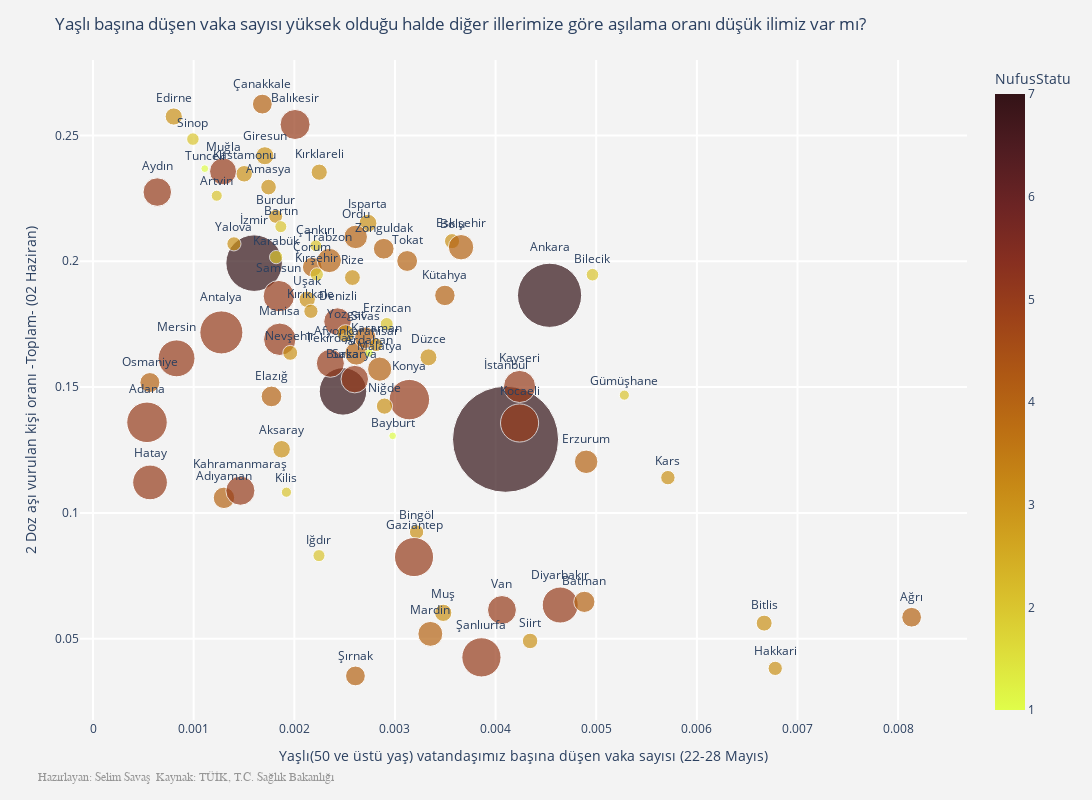

Source (notebook cell):
### Code cell
veri_paleti = veri_paleti[0:81]


fig = px.scatter(veri_paleti, x="YasliBasinaDusenVakaSayisi", y="AsiOrani",
           size="ToplamNufus", color=veri_paleti['NufusStatu'],
                 hover_name=veri_paleti.index, size_max=75,
                 color_continuous_scale='Solar_r', text=veri_paleti.index
                 )

fig.update_traces(textposition='top center')

fig.update_layout(
    height=800,
    width=1200,
    title='Yaşlı başına düşen vaka sayısı yüksek olduğu halde diğer illerimize göre aşılama oranı düşük ilimiz var mı?',
    xaxis=dict(
        title='Yaşlı(50 ve üstü yaş) vatandaşımız başına düşen vaka sayısı (22-28 Mayıs)',
        gridcolor='white',
        gridwidth=2,
    ),
    yaxis=dict(
        title='2 Doz aşı vurulan kişi oranı -Toplam- (02 Haziran)',
        gridcolor='white',
        gridwidth=2,
    ),
    paper_bgcolor='rgb(243, 243, 243)',
    plot_bgcolor='rgb(243, 243, 243)',
)
fig.add_annotation(text="Hazırlayan: Selim Savaş  "+ "Kaynak: TÜİK, T.C. Sağlık Bakanlığı",
                  xref="paper", yref="paper",
                  x=-0.050, y=-0.100, showarrow=False,
                  font=dict(family='Arial', size=12, color='rgb(150,150,150)'))

fig.show()

### Figure 1 — Plotly figure (JSON) as saved in the notebook; plotly's stock layout.template omitted (floating-point values rounded to 4 significant figures)
{"data": [{"hovertemplate": "<b>%{hovertext}</b><br><br>YasliBasinaDusenVakaSayisi=%{x}<br>AsiOrani=%{y}<br>ToplamNufus=%{marker.size}<br>text=%{text}<br>NufusStatu=%{marker.color}<extra></extra>", "hovertext": ["Adana", "Adıyaman", "Afyonkarahisar", "Ağrı", "Amasya", "Ankara", "Antalya", "Artvin", "Aydın", "Balıkesir", "Bilecik", "Bingöl", "Bitlis", "Bolu", "Burdur", "Bursa", "Çanakkale", "Çankırı", "Çorum", "Denizli", "Diyarbakır", "Edirne", "Elazığ", "Erzincan", "Erzurum", "Eskişehir", "Gaziantep", "Giresun", "Gümüşhane", "Hakkari", "Hatay", "Isparta", "Mersin", "İstanbul", "İzmir", "Kars", "Kastamonu", "Kayseri", "Kırklareli", "Kırşehir", "Kocaeli", "Konya", "Kütahya", "Malatya", "Manisa", "Kahramanmaraş", "Mardin", "Muğla", "Muş", "Nevşehir", "Niğde", "Ordu", "Rize", "Sakarya", "Samsun", "Siirt", "Sinop", "Sivas", "Tekirdağ", "Tokat", "Trabzon", "Tunceli", "Şanlıurfa", "Uşak", "Van", "Yozgat", "Zonguldak", "Aksaray", "Bayburt", "Karaman", "Kırıkkale", "Batman", "Şırnak", "Bartın", "Ardahan", "Iğdır", "Yalova", "Karabük", "Kilis", "Osmaniye", "Düzce"], "legendgroup": "", "marker": {"color": [5, 4, 4, 4, 3, 7, 5, 2, 5, 5, 2, 3, 3, 3, 3, 7, 4, 2, 4, 5, 5, 3, 4, 2, 4, 4, 5, 3, 2, 3, 5, 3, 5, 7, 7, 3, 3, 5, 3, 2, 5, 5, 4, 4, 5, 5, 4, 5, 3, 3, 3, 4, 3, 5, 5, 3, 2, 4, 5, 4, 4, 1, 5, 3, 5, 3, 4, 3, 1, 3, 3, 4, 4, 2, 1, 2, 3, 2, 2, 4, 3], "coloraxis": "coloraxis", "size": [2258718, 632459, 736912, 535435, 335494, 5663322, 2548308, 169501, 1119084, 1240285, 218717, 281768, 350994, 314802, 267092, 3101833, 541548, 192428, 530126, 1040915, 1783431, 407763, 587960, 234431, 758279, 888828, 2101157, 448721, 141702, 280514, 1659320, 440304, 1868757, 15462452, 4394694, 284923, 376377, 1421455, 361737, 243042, 1997258, 2250020, 576688, 806156, 1450616, 1168163, 854716, 1000773, 411117, 304962, 362071, 761400, 344359, 1042649, 1356079, 331070, 216460, 635889, 1081065, 597861, 811901, 83443, 2115256, 369433, 1149342, 419095, 591204, 423011, 81910, 254919, 278703, 620278, 537762, 198979, 96161, 201314, 276050, 243614, 142792, 548556, 395679], "sizemode": "area", "sizeref": 2749.0, "symbol": "circle"}, "mode": "markers+text", "name": "", "showlegend": false, "text": ["Adana", "Adıyaman", "Afyonkarahisar", "Ağrı", "Amasya", "Ankara", "Antalya", "Artvin", "Aydın", "Balıkesir", "Bilecik", "Bingöl", "Bitlis", "Bolu", "Burdur", "Bursa", "Çanakkale", "Çankırı", "Çorum", "Denizli", "Diyarbakır", "Edirne", "Elazığ", "Erzincan", "Erzurum", "Eskişehir", "Gaziantep", "Giresun", "Gümüşhane", "Hakkari", "Hatay", "Isparta", "Mersin", "İstanbul", "İzmir", "Kars", "Kastamonu", "Kayseri", "Kırklareli", "Kırşehir", "Kocaeli", "Konya", "Kütahya", "Malatya", "Manisa", "Kahramanmaraş", "Mardin", "Muğla", "Muş", "Nevşehir", "Niğde", "Ordu", "Rize", "Sakarya", "Samsun", "Siirt", "Sinop", "Sivas", "Tekirdağ", "Tokat", "Trabzon", "Tunceli", "Şanlıurfa", "Uşak", "Van", "Yozgat", "Zonguldak", "Aksaray", "Bayburt", "Karaman", "Kırıkkale", "Batman", "Şırnak", "Bartın", "Ardahan", "Iğdır", "Yalova", "Karabük", "Kilis", "Osmaniye", "Düzce"], "textposition": "top center", "type": "scatter", "x": [0.0005361, 0.001301, 0.002616, 0.008134, 0.001744, 0.004536, 0.001275, 0.001229, 0.0006381, 0.002007, 0.004963, 0.003215, 0.006669, 0.003567, 0.001815, 0.002484, 0.001682, 0.002214, 0.002178, 0.002429, 0.004642, 0.0008019, 0.001773, 0.002918, 0.0049, 0.003657, 0.003189, 0.001707, 0.005279, 0.006779, 0.0005663, 0.002732, 0.0008298, 0.004099, 0.001601, 0.005712, 0.001502, 0.004238, 0.002247, 0.002223, 0.004238, 0.003143, 0.003496, 0.002848, 0.001856, 0.001464, 0.003352, 0.001292, 0.003479, 0.001959, 0.002896, 0.00261, 0.002577, 0.002601, 0.001846, 0.004343, 0.0009922, 0.002705, 0.002358, 0.003121, 0.002347, 0.00111, 0.003859, 0.002128, 0.004063, 0.002509, 0.002888, 0.001874, 0.002977, 0.002812, 0.002165, 0.004882, 0.002607, 0.001866, 0.002744, 0.002245, 0.0014, 0.001819, 0.001922, 0.0005645, 0.003333], "xaxis": "x", "y": [0.136, 0.106, 0.1633, 0.05854, 0.2295, 0.1865, 0.1717, 0.226, 0.2275, 0.2543, 0.1947, 0.09242, 0.05621, 0.208, 0.2178, 0.1483, 0.2624, 0.2062, 0.1977, 0.176, 0.06339, 0.2575, 0.1463, 0.1751, 0.1203, 0.2056, 0.08245, 0.2419, 0.1468, 0.03823, 0.1121, 0.2151, 0.1614, 0.1293, 0.1992, 0.114, 0.2348, 0.1502, 0.2354, 0.1948, 0.1357, 0.145, 0.1864, 0.1571, 0.169, 0.1088, 0.05193, 0.2357, 0.06029, 0.1636, 0.1424, 0.2097, 0.1935, 0.1532, 0.1861, 0.04912, 0.2485, 0.1696, 0.1595, 0.2001, 0.2003, 0.2368, 0.0426, 0.1849, 0.06142, 0.1713, 0.205, 0.1253, 0.1306, 0.1668, 0.1801, 0.06465, 0.03522, 0.2137, 0.1636, 0.08302, 0.2069, 0.2016, 0.1082, 0.1518, 0.1618], "yaxis": "y"}], "layout": {"annotations": [{"font": {"color": "rgb(150,150,150)", "family": "Arial", "size": 12}, "showarrow": false, "text": "Hazırlayan: Selim Savaş  Kaynak: TÜİK, T.C. Sağlık Bakanlığı", "x": -0.05, "xref": "paper", "y": -0.1, "yref": "paper"}], "coloraxis": {"colorbar": {"title": {"text": "NufusStatu"}}, "colorscale": [[0, "rgb(224, 253, 74)"], [0.09091, "rgb(222, 222, 59)"], [0.1818, "rgb(217, 192, 44)"], [0.2727, "rgb(209, 164, 32)"], [0.3636, "rgb(199, 137, 22)"], [0.4545, "rgb(188, 111, 19)"], [0.5455, "rgb(174, 88, 20)"], [0.6364, "rgb(157, 66, 25)"], [0.7273, "rgb(135, 47, 32)"], [0.8182, "rgb(108, 36, 36)"], [0.9091, "rgb(79, 28, 33)"], [1, "rgb(51, 19, 23)"]]}, "height": 800, "legend": {"itemsizing": "constant", "tracegroupgap": 0}, "margin": {"t": 60}, "paper_bgcolor": "rgb(243, 243, 243)", "plot_bgcolor": "rgb(243, 243, 243)", "title": {"text": "Yaşlı başına düşen vaka sayısı yüksek olduğu halde diğer illerimize göre aşılama oranı düşük ilimiz var mı?"}, "width": 1200, "xaxis": {"anchor": "y", "domain": [0, 1], "gridcolor": "white", "gridwidth": 2, "title": {"text": "Yaşlı(50 ve üstü yaş) vatandaşımız başına düşen vaka sayısı (22-28 Mayıs)"}}, "yaxis": {"anchor": "x", "domain": [0, 1], "gridcolor": "white", "gridwidth": 2, "title": {"text": "2 Doz aşı vurulan kişi oranı -Toplam- (02 Haziran)"}}}}
